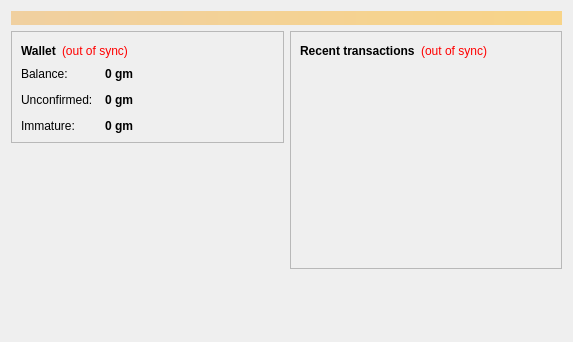
<?xml version="1.0" encoding="UTF-8"?>
<ui version="4.0">
 <class>OverviewPage</class>
 <widget class="QWidget" name="OverviewPage">
  <property name="geometry">
   <rect>
    <x>0</x>
    <y>0</y>
    <width>573</width>
    <height>342</height>
   </rect>
  </property>
  <property name="windowTitle">
   <string>Form</string>
  </property>
  <layout class="QVBoxLayout" name="topLayout">
   <item>
    <widget class="QLabel" name="labelAlerts">
     <property name="visible">
      <bool>false</bool>
     </property>
     <property name="styleSheet">
      <string notr="true">background-color: qlineargradient(x1: 0, y1: 0, x2: 1, y2: 0, stop:0 #F0D0A0, stop:1 #F8D488); color:#000000;</string>
     </property>
     <property name="wordWrap">
      <bool>true</bool>
     </property>
     <property name="margin">
      <number>3</number>
     </property>
    </widget>
   </item>
   <item>
    <layout class="QHBoxLayout" name="horizontalLayout" stretch="1,1">
     <item>
      <layout class="QVBoxLayout" name="verticalLayout_2">
       <item>
        <widget class="QFrame" name="frame">
         <property name="frameShape">
          <enum>QFrame::StyledPanel</enum>
         </property>
         <property name="frameShadow">
          <enum>QFrame::Raised</enum>
         </property>
         <layout class="QVBoxLayout" name="verticalLayout_4">
          <item>
           <layout class="QHBoxLayout" name="horizontalLayout_4">
            <item>
             <widget class="QLabel" name="label_5">
              <property name="font">
               <font>
                <weight>75</weight>
                <bold>true</bold>
               </font>
              </property>
              <property name="text">
               <string>Wallet</string>
              </property>
             </widget>
            </item>
            <item>
             <widget class="QLabel" name="labelWalletStatus">
              <property name="toolTip">
               <string>The displayed information may be out of date. Your wallet automatically synchronizes with the GMCoin network after a connection is established, but this process has not completed yet.</string>
              </property>
              <property name="styleSheet">
               <string notr="true">QLabel { color: red; }</string>
              </property>
              <property name="text">
               <string notr="true">(out of sync)</string>
              </property>
              <property name="alignment">
               <set>Qt::AlignLeading|Qt::AlignLeft|Qt::AlignVCenter</set>
              </property>
             </widget>
            </item>
            <item>
             <spacer name="horizontalSpacer_2">
              <property name="orientation">
               <enum>Qt::Horizontal</enum>
              </property>
              <property name="sizeHint" stdset="0">
               <size>
                <width>40</width>
                <height>20</height>
               </size>
              </property>
             </spacer>
            </item>
           </layout>
          </item>
          <item>
           <layout class="QFormLayout" name="formLayout_2">
            <property name="fieldGrowthPolicy">
             <enum>QFormLayout::AllNonFixedFieldsGrow</enum>
            </property>
            <property name="horizontalSpacing">
             <number>12</number>
            </property>
            <property name="verticalSpacing">
             <number>12</number>
            </property>
            <item row="0" column="0">
             <widget class="QLabel" name="label">
              <property name="text">
               <string>Balance:</string>
              </property>
             </widget>
            </item>
            <item row="0" column="1">
             <widget class="QLabel" name="labelBalance">
              <property name="font">
               <font>
                <weight>75</weight>
                <bold>true</bold>
               </font>
              </property>
              <property name="cursor">
               <cursorShape>IBeamCursor</cursorShape>
              </property>
              <property name="toolTip">
               <string>Your current balance</string>
              </property>
              <property name="text">
               <string notr="true">0 gm</string>
              </property>
              <property name="textInteractionFlags">
               <set>Qt::LinksAccessibleByMouse|Qt::TextSelectableByKeyboard|Qt::TextSelectableByMouse</set>
              </property>
             </widget>
            </item>
            <item row="1" column="0">
             <widget class="QLabel" name="label_3">
              <property name="text">
               <string>Unconfirmed:</string>
              </property>
             </widget>
            </item>
            <item row="1" column="1">
             <widget class="QLabel" name="labelUnconfirmed">
              <property name="font">
               <font>
                <weight>75</weight>
                <bold>true</bold>
               </font>
              </property>
              <property name="cursor">
               <cursorShape>IBeamCursor</cursorShape>
              </property>
              <property name="toolTip">
               <string>Total of transactions that have yet to be confirmed, and do not yet count toward the current balance</string>
              </property>
              <property name="text">
               <string notr="true">0 gm</string>
              </property>
              <property name="textInteractionFlags">
               <set>Qt::LinksAccessibleByMouse|Qt::TextSelectableByKeyboard|Qt::TextSelectableByMouse</set>
              </property>
             </widget>
            </item>
            <item row="2" column="0">
             <widget class="QLabel" name="labelImmatureText">
              <property name="text">
               <string>Immature:</string>
              </property>
             </widget>
            </item>
            <item row="2" column="1">
             <widget class="QLabel" name="labelImmature">
              <property name="font">
               <font>
                <weight>75</weight>
                <bold>true</bold>
               </font>
              </property>
              <property name="toolTip">
               <string>Mined balance that has not yet matured</string>
              </property>
              <property name="text">
               <string notr="true">0 gm</string>
              </property>
              <property name="textInteractionFlags">
               <set>Qt::LinksAccessibleByMouse|Qt::TextSelectableByKeyboard|Qt::TextSelectableByMouse</set>
              </property>
             </widget>
            </item>
           </layout>
          </item>
         </layout>
        </widget>
       </item>
       <item>
        <spacer name="verticalSpacer">
         <property name="orientation">
          <enum>Qt::Vertical</enum>
         </property>
         <property name="sizeHint" stdset="0">
          <size>
           <width>20</width>
           <height>40</height>
          </size>
         </property>
        </spacer>
       </item>
      </layout>
     </item>
     <item>
      <layout class="QVBoxLayout" name="verticalLayout_3">
       <item>
        <widget class="QFrame" name="frame_2">
         <property name="frameShape">
          <enum>QFrame::StyledPanel</enum>
         </property>
         <property name="frameShadow">
          <enum>QFrame::Raised</enum>
         </property>
         <layout class="QVBoxLayout" name="verticalLayout">
          <item>
           <layout class="QHBoxLayout" name="horizontalLayout_2">
            <item>
             <widget class="QLabel" name="label_4">
              <property name="text">
               <string>&lt;b&gt;Recent transactions&lt;/b&gt;</string>
              </property>
             </widget>
            </item>
            <item>
             <widget class="QLabel" name="labelTransactionsStatus">
              <property name="toolTip">
               <string>The displayed information may be out of date. Your wallet automatically synchronizes with the GMCoin network after a connection is established, but this process has not completed yet.</string>
              </property>
              <property name="styleSheet">
               <string notr="true">QLabel { color: red; }</string>
              </property>
              <property name="text">
               <string notr="true">(out of sync)</string>
              </property>
              <property name="alignment">
               <set>Qt::AlignRight|Qt::AlignTrailing|Qt::AlignVCenter</set>
              </property>
             </widget>
            </item>
            <item>
             <spacer name="horizontalSpacer">
              <property name="orientation">
               <enum>Qt::Horizontal</enum>
              </property>
              <property name="sizeHint" stdset="0">
               <size>
                <width>40</width>
                <height>20</height>
               </size>
              </property>
             </spacer>
            </item>
           </layout>
          </item>
          <item>
           <widget class="QListView" name="listTransactions">
            <property name="styleSheet">
             <string notr="true">QListView { background: transparent; }</string>
            </property>
            <property name="frameShape">
             <enum>QFrame::NoFrame</enum>
            </property>
            <property name="verticalScrollBarPolicy">
             <enum>Qt::ScrollBarAlwaysOff</enum>
            </property>
            <property name="horizontalScrollBarPolicy">
             <enum>Qt::ScrollBarAlwaysOff</enum>
            </property>
            <property name="selectionMode">
             <enum>QAbstractItemView::NoSelection</enum>
            </property>
           </widget>
          </item>
         </layout>
        </widget>
       </item>
       <item>
        <spacer name="verticalSpacer_2">
         <property name="orientation">
          <enum>Qt::Vertical</enum>
         </property>
         <property name="sizeHint" stdset="0">
          <size>
           <width>20</width>
           <height>40</height>
          </size>
         </property>
        </spacer>
       </item>
      </layout>
     </item>
    </layout>
   </item>
  </layout>
 </widget>
 <resources/>
 <connections/>
</ui>
